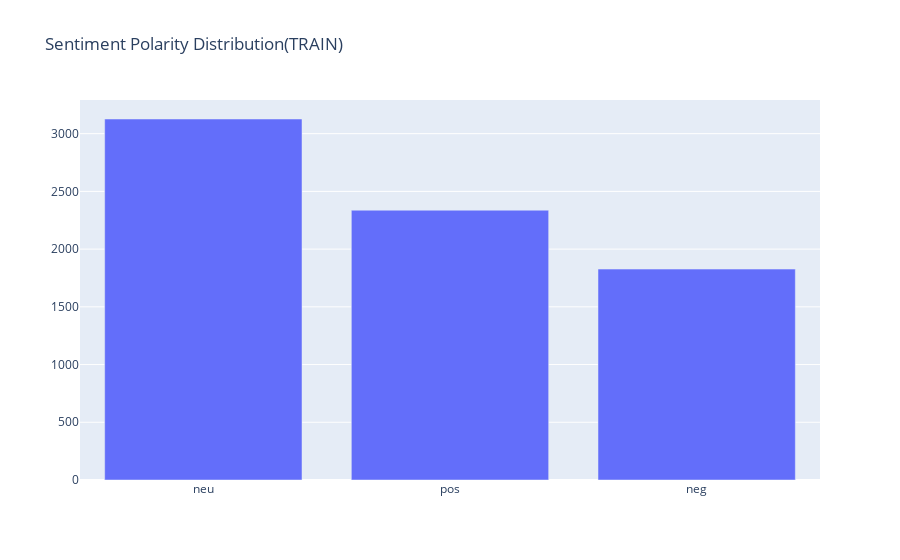

The code cell stored with this chart in its notebook:
### Code cell
fig = go.Figure()
fig.add_trace(go.Bar(x=kx, y=vx))
fig.update_layout(title_text='Sentiment Polarity Distribution(TRAIN)')

### Figure 1 — Plotly figure (JSON) as saved in the notebook; plotly's stock layout.template omitted (floating-point values rounded to 4 significant figures)
{"data": [{"type": "bar", "x": ["neu", "pos", "neg"], "y": [3127, 2337, 1827]}], "layout": {"title": {"text": "Sentiment Polarity Distribution(TRAIN)"}}}
